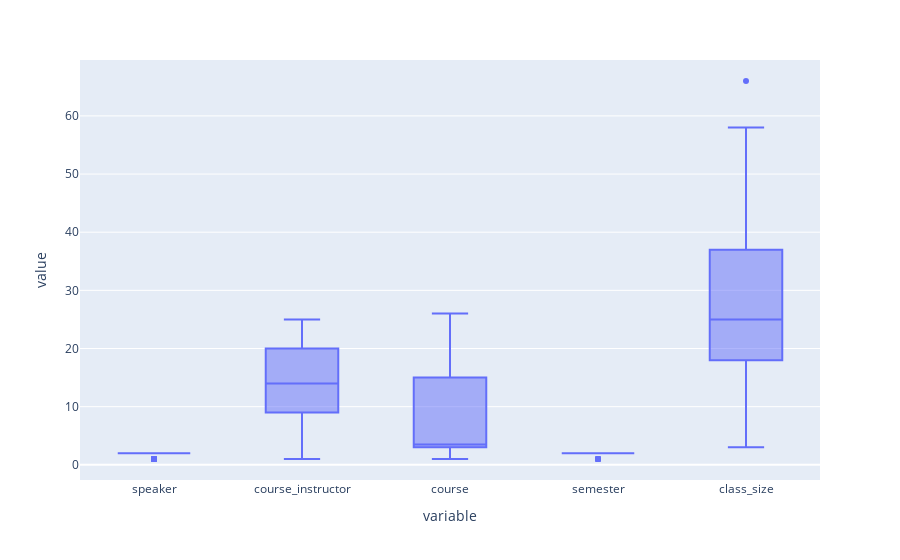

Notebook code for this chart:
### Code cell
import plotly.express as px

fig = px.box(data, y = ['speaker', 'course_instructor', 'course', 'semester', 'class_size'] )
fig.show()

### Figure 1 — Plotly figure (JSON) as saved in the notebook; plotly's stock layout.template omitted (floating-point values rounded to 4 significant figures; data arrays with more than 128 entries replaced by an {"elided": "..."} marker saying what was removed)
{"data": [{"alignmentgroup": "True", "hovertemplate": "variable=%{x}<br>value=%{y}<extra></extra>", "legendgroup": "", "marker": {"color": "#636efa"}, "name": "", "notched": false, "offsetgroup": "", "orientation": "v", "showlegend": false, "type": "box", "x": {"elided": "550 str values"}, "x0": " ", "xaxis": "x", "y": {"elided": "550 int values"}, "y0": " ", "yaxis": "y"}], "layout": {"boxmode": "group", "legend": {"tracegroupgap": 0}, "margin": {"t": 60}, "xaxis": {"anchor": "y", "domain": [0, 1], "title": {"text": "variable"}}, "yaxis": {"anchor": "x", "domain": [0, 1], "title": {"text": "value"}}}}
